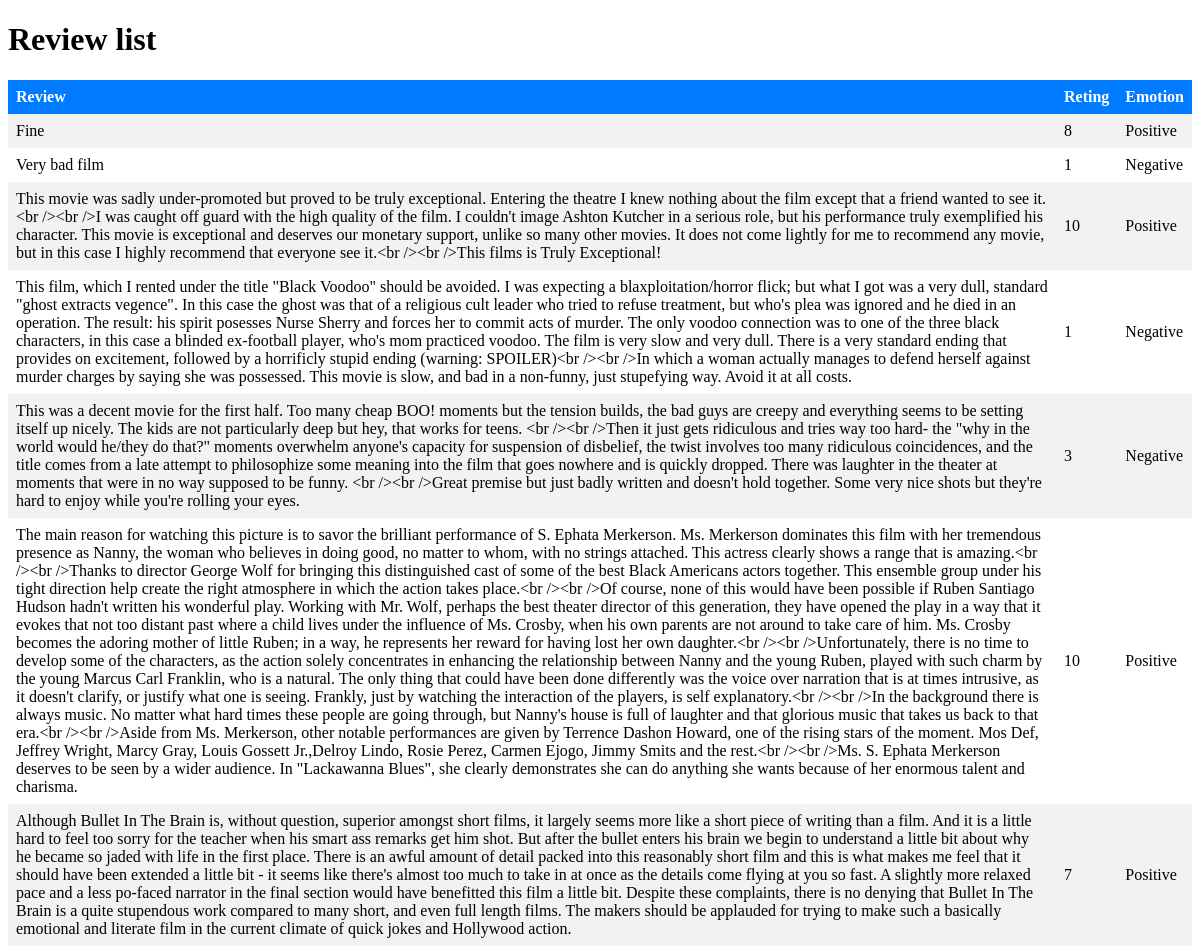
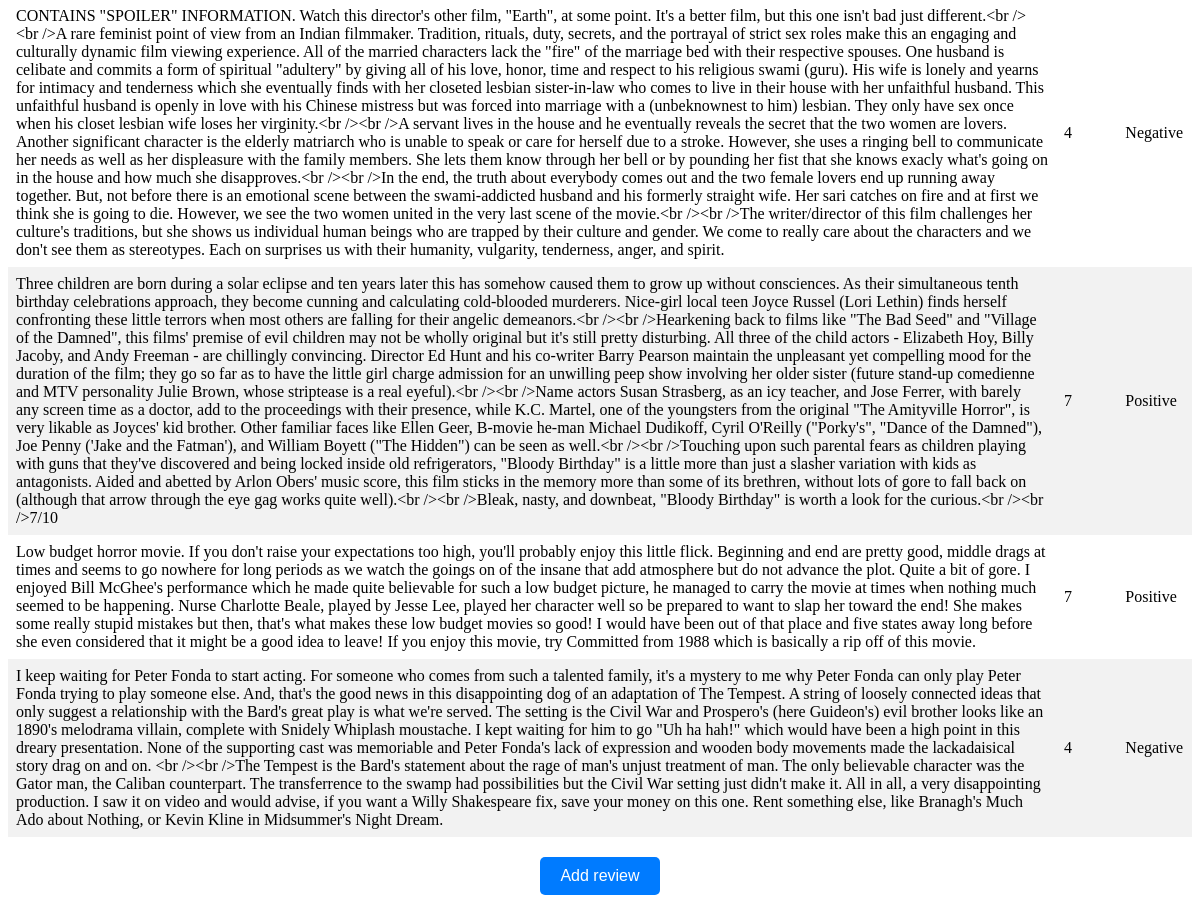
The page / on the database its author committed (2 pictures, top to bottom).
### movie_review_service/models.py (models this page shows)
class Review(models.Model):
    text = models.TextField()
    rating = models.IntegerField()
    emotion = models.TextField()

### movie_review_service/views.py (the view)
# urls.py: path('', views.reviews, name='reviews'),
def reviews(request):
    reviews = Review.objects.all()
    return render(request, 'review.html', {'reviews': reviews})

### movie_review_service/templates/review.html (shortened to what this page needs)
<!DOCTYPE html>
<html>
  <head>
  </head>
  <body>
    <h1>Review list</h1>
    <table>
      <tr>
        <th>Review</th>
        <th>Reting</th>
        <th>Emotion</th>
      </tr>
      {% for review in reviews %}
        <tr>
          <td>{{ review.text }}</td>
          <td>{{ review.rating }}</td>
          <td>{{ review.emotion }}</td>
        </tr>
      {% endfor %}
    </table>
    <button class="btn" onclick="window.location.href='{% url 'input_page' %}'">Add review</button>
  </body>
</html>

### movie_review_service/templates/review.html (style rules this page uses)
table { border-collapse: collapse; width: 100%; margin-bottom: 20px; }
th, td { text-align: left; padding: 8px; }
th { background-color: #007bff; color: white; }
tr:nth-child(even) { background-color: #f2f2f2; }
.btn { display: block; margin: 0 auto; padding: 10px 20px; border: none; border-radius: 5px; background-color: #007bff; color: #fff; font-size: 16px; cursor: pointer; }

### rows shown on the page
Review: text "Fine", rating "8", emotion "Positive"
Review: text "Very bad film", rating "1", emotion "Negative"
Review: text "This movie was sadly under-promoted but proved to be truly exceptional. Entering the theatre I knew nothing about the film except that a friend wanted to see it.<br /><br />I was caught off guard with the high quality of the film. I couldn't image Ashton Kutcher in a serious role, but his performance truly exemplified his character. This movie is exceptional and deserves our monetary support, unlike so many other movies. It does not come lightly for me to recommend any movie, but in this case I highly recommend that everyone see it.<br /><br />This films is Truly Exceptional!", rating "10", emotion "Positive"
Review: text "This film, which I rented under the title \"Black Voodoo\" should be avoided. I was expecting a blaxploitation/horror flick; but what I got was a very dull, standard \"ghost extracts vegence\". In this case the ghost was that of a religious cult leader who tried to refuse treatment, but who's plea was ignored and he died in an operation. The result: his spirit posesses Nurse Sherry and forces her to commit acts of murder. The only voodoo connection was to one of the three black characters, in this case a blinded ex-football player, who's mom practiced voodoo. The film is very slow and very dull. There is a very standard ending that provides on excitement, followed by a horrificly stupid ending…", rating "1", emotion "Negative"
Review: text "This was a decent movie for the first half. Too many cheap BOO! moments but the tension builds, the bad guys are creepy and everything seems to be setting itself up nicely. The kids are not particularly deep but hey, that works for teens. <br /><br />Then it just gets ridiculous and tries way too hard- the \"why in the world would he/they do that?\" moments overwhelm anyone's capacity for suspension of disbelief, the twist involves too many ridiculous coincidences, and the title comes from a late attempt to philosophize some meaning into the film that goes nowhere and is quickly dropped. There was laughter in the theater at moments that were in no way supposed to be funny. <br /><br />Great…", rating "3", emotion "Negative"
Review: text "The main reason for watching this picture is to savor the brilliant performance of S. Ephata Merkerson. Ms. Merkerson dominates this film with her tremendous presence as Nanny, the woman who believes in doing good, no matter to whom, with no strings attached. This actress clearly shows a range that is amazing.<br /><br />Thanks to director George Wolf for bringing this distinguished cast of some of the best Black Americans actors together. This ensemble group under his tight direction help create the right atmosphere in which the action takes place.<br /><br />Of course, none of this would have been possible if Ruben Santiago Hudson hadn't written his wonderful play. Working with Mr. Wolf,…", rating "10", emotion "Positive"
Review: text "Although Bullet In The Brain is, without question, superior amongst short films, it largely seems more like a short piece of writing than a film. And it is a little hard to feel too sorry for the teacher when his smart ass remarks get him shot. But after the bullet enters his brain we begin to understand a little bit about why he became so jaded with life in the first place. There is an awful amount of detail packed into this reasonably short film and this is what makes me feel that it should have been extended a little bit - it seems like there's almost too much to take in at once as the details come flying at you so fast. A slightly more relaxed pace and a less po-faced narrator in the…", rating "7", emotion "Positive"
Review: text "CONTAINS \"SPOILER\" INFORMATION. Watch this director's other film, \"Earth\", at some point. It's a better film, but this one isn't bad just different.<br /><br />A rare feminist point of view from an Indian filmmaker. Tradition, rituals, duty, secrets, and the portrayal of strict sex roles make this an engaging and culturally dynamic film viewing experience. All of the married characters lack the \"fire\" of the marriage bed with their respective spouses. One husband is celibate and commits a form of spiritual \"adultery\" by giving all of his love, honor, time and respect to his religious swami (guru). His wife is lonely and yearns for intimacy and tenderness which she eventually finds with her…", rating "4", emotion "Negative"
Review: text "Three children are born during a solar eclipse and ten years later this has somehow caused them to grow up without consciences. As their simultaneous tenth birthday celebrations approach, they become cunning and calculating cold-blooded murderers. Nice-girl local teen Joyce Russel (Lori Lethin) finds herself confronting these little terrors when most others are falling for their angelic demeanors.<br /><br />Hearkening back to films like \"The Bad Seed\" and \"Village of the Damned\", this films' premise of evil children may not be wholly original but it's still pretty disturbing. All three of the child actors - Elizabeth Hoy, Billy Jacoby, and Andy Freeman - are chillingly convincing. Director…", rating "7", emotion "Positive"
Review: text "Low budget horror movie. If you don't raise your expectations too high, you'll probably enjoy this little flick. Beginning and end are pretty good, middle drags at times and seems to go nowhere for long periods as we watch the goings on of the insane that add atmosphere but do not advance the plot. Quite a bit of gore. I enjoyed Bill McGhee's performance which he made quite believable for such a low budget picture, he managed to carry the movie at times when nothing much seemed to be happening. Nurse Charlotte Beale, played by Jesse Lee, played her character well so be prepared to want to slap her toward the end! She makes some really stupid mistakes but then, that's what makes these low…", rating "7", emotion "Positive"
Review: text "I keep waiting for Peter Fonda to start acting. For someone who comes from such a talented family, it's a mystery to me why Peter Fonda can only play Peter Fonda trying to play someone else. And, that's the good news in this disappointing dog of an adaptation of The Tempest. A string of loosely connected ideas that only suggest a relationship with the Bard's great play is what we're served. The setting is the Civil War and Prospero's (here Guideon's) evil brother looks like an 1890's melodrama villain, complete with Snidely Whiplash moustache. I kept waiting for him to go \"Uh ha hah!\" which would have been a high point in this dreary presentation. None of the supporting cast was memoriable…", rating "4", emotion "Negative"
